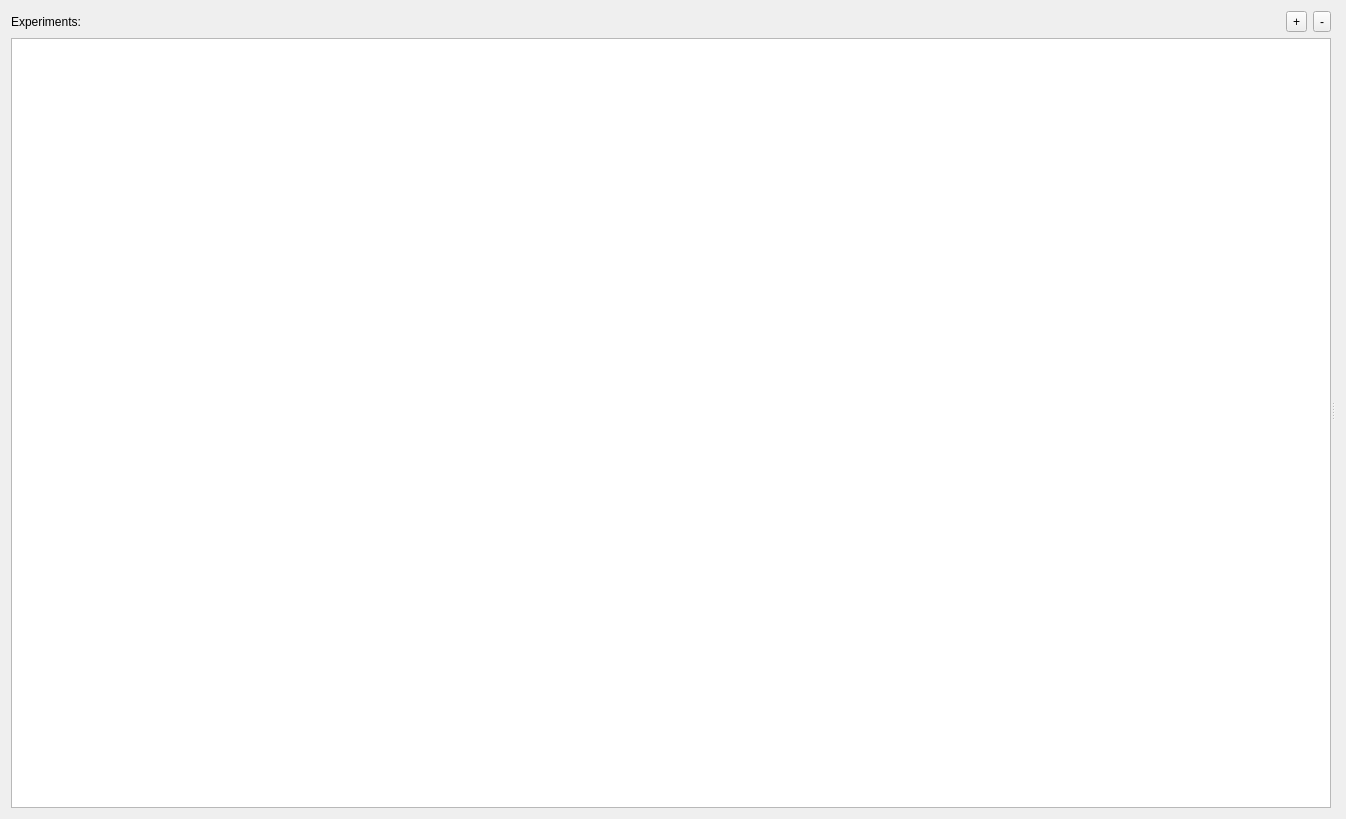
<?xml version="1.0" encoding="UTF-8"?>
<ui version="4.0">
 <class>Main</class>
 <widget class="QWidget" name="Main">
  <property name="geometry">
   <rect>
    <x>0</x>
    <y>0</y>
    <width>1346</width>
    <height>819</height>
   </rect>
  </property>
  <property name="windowTitle">
   <string>Form</string>
  </property>
  <layout class="QVBoxLayout" name="verticalLayout_2">
   <item>
    <widget class="QSplitter" name="splitter">
     <property name="orientation">
      <enum>Qt::Horizontal</enum>
     </property>
     <property name="childrenCollapsible">
      <bool>false</bool>
     </property>
     <widget class="QWidget" name="verticalLayoutWidget">
      <layout class="QVBoxLayout" name="verticalLayout">
       <item>
        <layout class="QHBoxLayout" name="horizontalLayout">
         <property name="sizeConstraint">
          <enum>QLayout::SetFixedSize</enum>
         </property>
         <item>
          <widget class="QLabel" name="label">
           <property name="sizePolicy">
            <sizepolicy hsizetype="Fixed" vsizetype="Preferred">
             <horstretch>0</horstretch>
             <verstretch>0</verstretch>
            </sizepolicy>
           </property>
           <property name="text">
            <string>Experiments:</string>
           </property>
          </widget>
         </item>
         <item>
          <spacer name="horizontalSpacer">
           <property name="orientation">
            <enum>Qt::Horizontal</enum>
           </property>
           <property name="sizeHint" stdset="0">
            <size>
             <width>0</width>
             <height>20</height>
            </size>
           </property>
          </spacer>
         </item>
         <item>
          <widget class="QToolButton" name="addBtn">
           <property name="sizePolicy">
            <sizepolicy hsizetype="Fixed" vsizetype="Fixed">
             <horstretch>0</horstretch>
             <verstretch>0</verstretch>
            </sizepolicy>
           </property>
           <property name="text">
            <string>+</string>
           </property>
          </widget>
         </item>
         <item>
          <widget class="QToolButton" name="removeBtn">
           <property name="sizePolicy">
            <sizepolicy hsizetype="Fixed" vsizetype="Fixed">
             <horstretch>0</horstretch>
             <verstretch>0</verstretch>
            </sizepolicy>
           </property>
           <property name="text">
            <string>-</string>
           </property>
          </widget>
         </item>
        </layout>
       </item>
       <item>
        <widget class="QListWidget" name="listWidget">
         <property name="sizePolicy">
          <sizepolicy hsizetype="Expanding" vsizetype="Expanding">
           <horstretch>0</horstretch>
           <verstretch>0</verstretch>
          </sizepolicy>
         </property>
        </widget>
       </item>
      </layout>
     </widget>
     <widget class="QStackedWidget" name="stackedWidget">
      <property name="sizePolicy">
       <sizepolicy hsizetype="Expanding" vsizetype="Expanding">
        <horstretch>0</horstretch>
        <verstretch>0</verstretch>
       </sizepolicy>
      </property>
     </widget>
    </widget>
   </item>
  </layout>
 </widget>
 <resources/>
 <connections/>
</ui>
